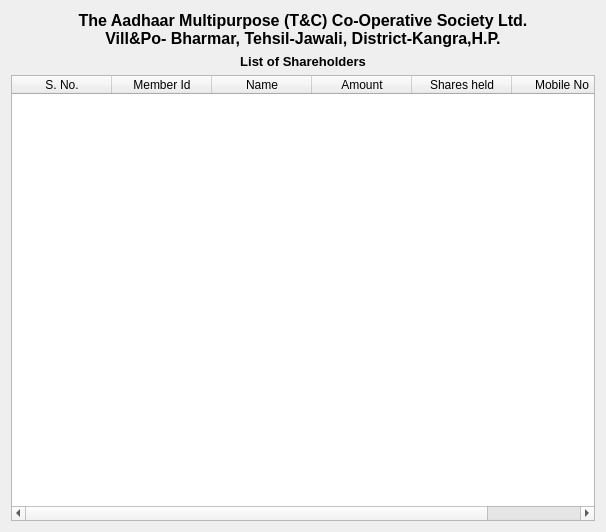
<?xml version="1.0" encoding="UTF-8"?>
<ui version="4.0">
 <class>Form</class>
 <widget class="QWidget" name="Form">
  <property name="geometry">
   <rect>
    <x>0</x>
    <y>0</y>
    <width>606</width>
    <height>532</height>
   </rect>
  </property>
  <property name="windowTitle">
   <string>Form</string>
  </property>
  <layout class="QVBoxLayout" name="verticalLayout_2">
   <item>
    <layout class="QVBoxLayout" name="verticalLayout">
     <item>
      <widget class="QLabel" name="label">
       <property name="text">
        <string>&lt;html&gt;&lt;head/&gt;&lt;body&gt;&lt;p&gt;&lt;span style=&quot; font-size:12pt; font-weight:600;&quot;&gt;The Aadhaar Multipurpose (T&amp;amp;C) Co-Operative Society Ltd.&lt;br&gt;
 Vill&amp;amp;Po- Bharmar, Tehsil-Jawali, District-Kangra,H.P.&lt;/span&gt;&lt;/p&gt;&lt;/body&gt;&lt;/html&gt;</string>
       </property>
       <property name="alignment">
        <set>Qt::AlignCenter</set>
       </property>
      </widget>
     </item>
    </layout>
   </item>
   <item>
    <widget class="QLabel" name="label_2">
     <property name="text">
      <string>&lt;html&gt;&lt;head/&gt;&lt;body&gt;&lt;p&gt;&lt;span style=&quot; font-size:10pt; font-weight:600;&quot;&gt;List of Shareholders&lt;/span&gt;&lt;/p&gt;&lt;/body&gt;&lt;/html&gt;</string>
     </property>
     <property name="alignment">
      <set>Qt::AlignCenter</set>
     </property>
    </widget>
   </item>
   <item>
    <widget class="QTableWidget" name="tableWidget">
     <column>
      <property name="text">
       <string>S. No.</string>
      </property>
     </column>
     <column>
      <property name="text">
       <string>Member Id</string>
      </property>
     </column>
     <column>
      <property name="text">
       <string>Name</string>
      </property>
     </column>
     <column>
      <property name="text">
       <string>Amount</string>
      </property>
     </column>
     <column>
      <property name="text">
       <string>Shares held</string>
      </property>
     </column>
     <column>
      <property name="text">
       <string>Mobile No</string>
      </property>
     </column>
    </widget>
   </item>
  </layout>
 </widget>
 <resources/>
 <connections/>
</ui>
